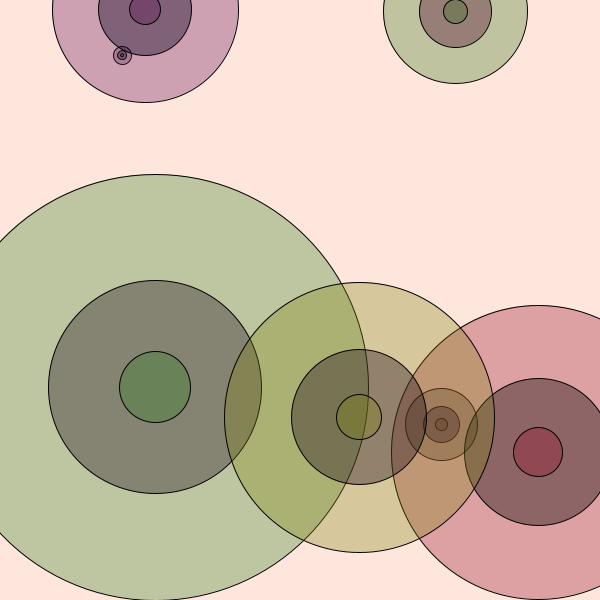
Frame 1 (no input)
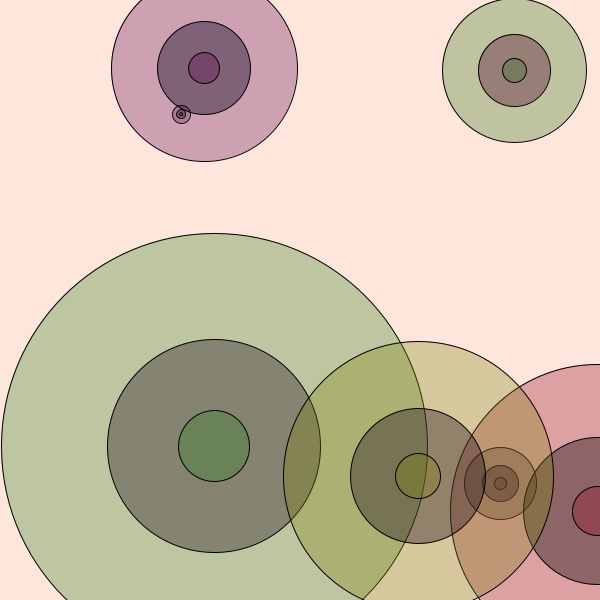
Frame 60 (the mouse pressed at the canvas centre just before this capture)
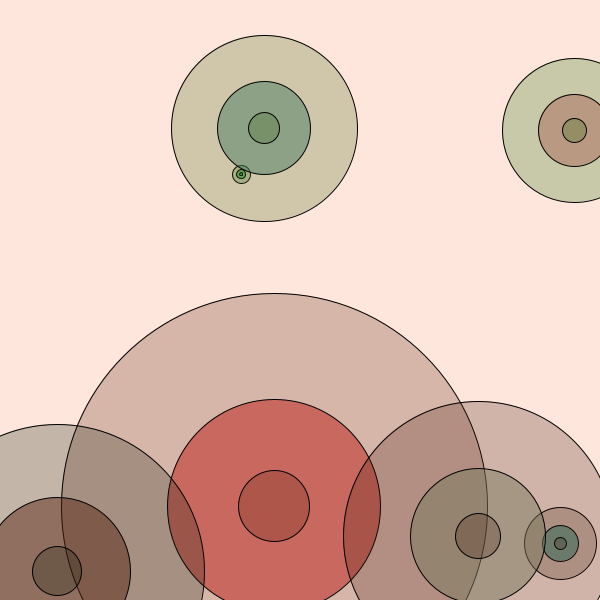
Frame 120 (the mouse held since frame 60 and released just before this capture)

The Processing sketch that drew these frames (run headless with seeded random() and noise(); from frame 60 on, the mouse is pressed at the canvas centre):

// Processing sketch: processing_82308
// ── processing_82308.pde

//ihansen
//2012
//practice exam 3

int MAX = 7;

int[] figureY = new int[MAX];
int[] figureX = new int[MAX];

int[]figureSizes = new int[MAX];
color [] figureColorA = new int[MAX];
color [] figureColorB = new int[MAX];

int deltaX, deltaY;




void setup()
{

size (600,600);
smooth();


for (int i=0; i <MAX; i++)
{
 figureY[i] = int(random(0,height));
 figureX[i] = int(random(0,width));
 figureSizes[i] = int(random(2,width/8));
 figureColorA[i]= color (random(200),random(150), random(100), 80);
 figureColorB[i]= color (random(100), random(50), random(120), 100);
 deltaY=1;
 deltaX=1;
}

}


void draw()
{
  background(255,230,220);
  stupidFigure();
}

void stupidFigure()
{
  for(int i=0; i<MAX; i++)
  {
    dumbFigure(figureX[i], figureY[i], figureSizes[i], figureColorA[i], figureColorB[i]);
    figureY[i] = figureY[i] + deltaY;
    figureX[i] = figureX[i] + deltaX;
    
    if (figureX[i] >=width)
    {
     figureX[i]=0;
    }
    if (figureY[i] >=height)
    {
      figureY[i]=0;
    }
    
}

  
}


void dumbFigure(float x, float y, float diam, color A, color B)
{
 fill(A);
 ellipse(x,y,(6*diam), (6*diam));
 fill(B);
 ellipse(x,y,(3*diam), (3*diam));
 fill(A);
 ellipse(x,y,diam, diam);
 }


void keyPressed()
{
  deltaY=int(random(1,5));
  deltaX=int(random(1,5));
}


void mousePressed()
{
  for(int i=0; i<MAX; i++)
  {
    figureColorA[i]= color (random(110), random(110), random(10), 60);
    figureColorB[i]= color (random(200), random(200), random(130), 120);
  }
}
